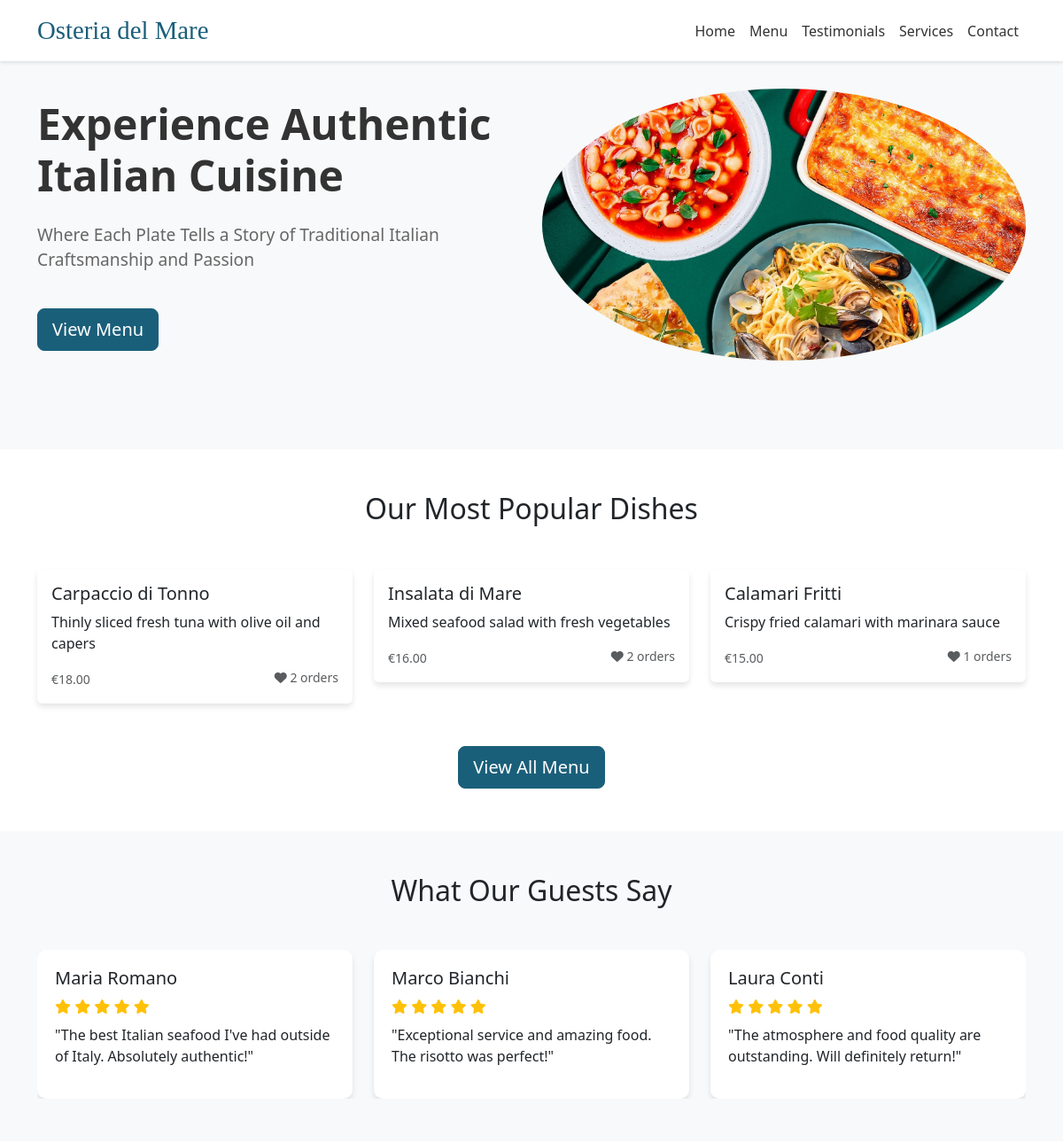
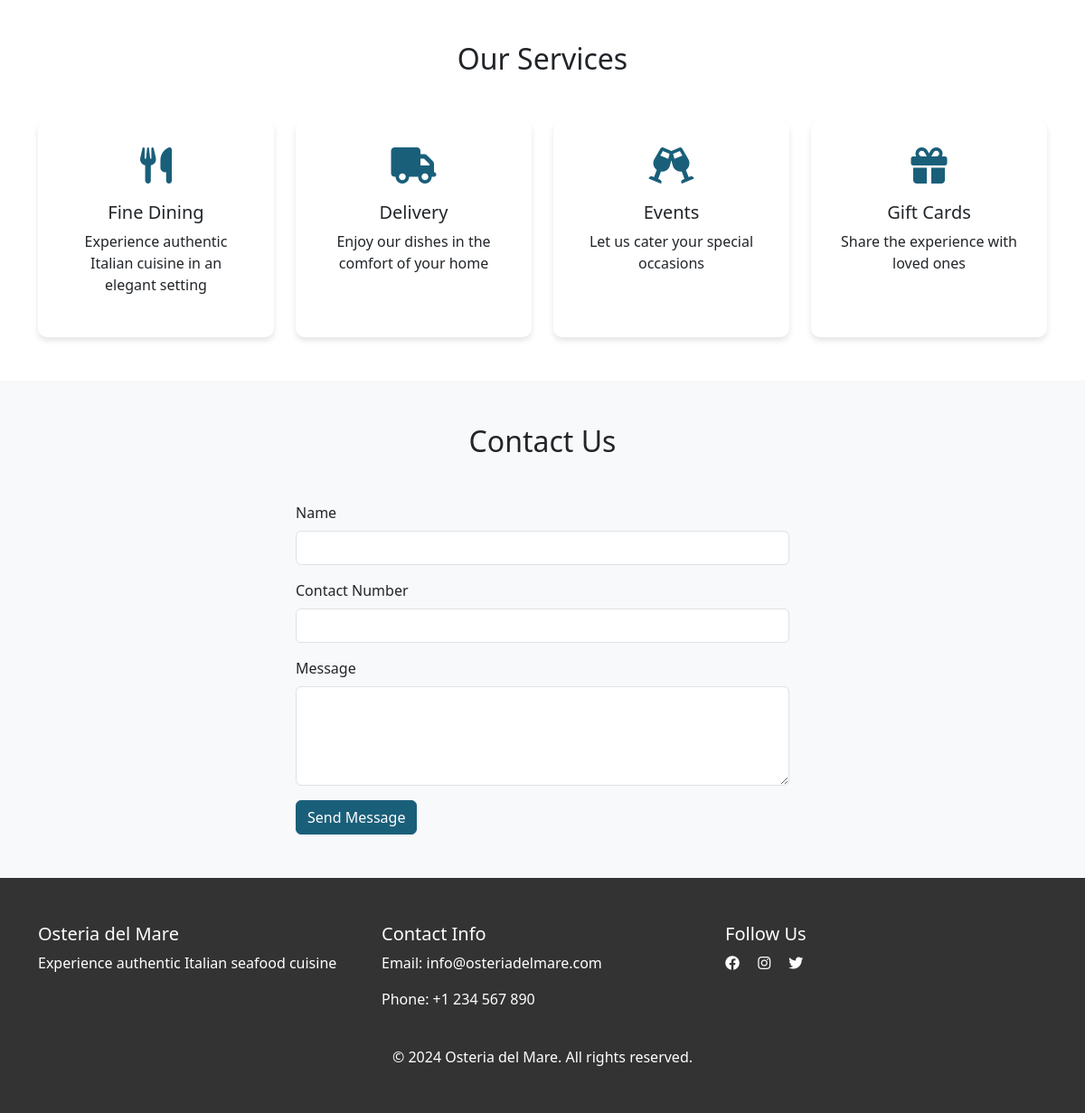
The page / on the database its author committed (2 pictures, top to bottom).
### tables this page shows
CREATE TABLE `menu` (
  `id` int(11) NOT NULL,
  `nama` varchar(100) NOT NULL,
  `category` enum('Appetizer','Pasta','Main Course','Dessert','Beverage') NOT NULL,
  `description` text NOT NULL,
  `price` decimal(10,2) NOT NULL,
  `image` varchar(255) NOT NULL,
  `jumlah_beli` int(11) DEFAULT 0,
  `created_at` timestamp NOT NULL DEFAULT current_timestamp(),
  `updated_at` timestamp NOT NULL DEFAULT current_timestamp() ON UPDATE current_timestamp()
);

### index.php (the view, shortened to what this page needs)
<?php
require_once 'admin/database/config.php';
try {
    $stmt = $pdo->query("SELECT * FROM menu ORDER BY jumlah_beli DESC LIMIT 3");
    $topDishes = $stmt->fetchAll();
} catch(PDOException $e) {
    echo "Error: " . $e->getMessage();
    die();
}
?>
<!DOCTYPE html>
<html lang="en">
<head>
    <link href="https://cdn.jsdelivr.net/npm/bootstrap@5.3.0/dist/css/bootstrap.min.css" rel="stylesheet">
    <link rel="stylesheet" href="https://cdnjs.cloudflare.com/ajax/libs/font-awesome/6.0.0/css/all.min.css">
</head>
<body>
    <nav class="navbar navbar-expand-lg navbar-light fixed-top">
        <div class="container">
            <a class="navbar-brand" href="#">Osteria del Mare</a>
            <div class="collapse navbar-collapse" id="navbarNav">
                <ul class="navbar-nav ms-auto">
                    <li class="nav-item">
                        <a class="nav-link" href="#home">Home</a>
                    </li>
                    <li class="nav-item">
                        <a class="nav-link" href="#menu">Menu</a>
                    </li>
                    <li class="nav-item">
                        <a class="nav-link" href="#testimonials">Testimonials</a>
                    </li>
                    <li class="nav-item">
                        <a class="nav-link" href="#services">Services</a>
                    </li>
                    <li class="nav-item">
                        <a class="nav-link" href="#contact">Contact</a>
                    </li>
                </ul>
            </div>
        </div>
    </nav>
    <section id="home" class="hero-section">
        <div class="container">
            <div class="row align-items-center">
                <div class="col-lg-6">
                    <h1 class="hero-title">Experience Authentic Italian Cuisine</h1>
                    <p class="hero-text mt-4">Where Each Plate Tells a Story of Traditional Italian Craftsmanship and Passion</p>
                    <a class="btn btn-primary btn-lg mt-4" href="menu.php">View Menu</a>
                </div>
                <div class="col-lg-6">
                    <img src="uploads/image/italian_dish.jpg" alt="Italian dish" class="img-fluid rounded-circle">
                </div>
            </div>
        </div>
    </section>
    <section id="menu" class="py-5">
        <div class="container">
            <h2 class="text-center mb-5">Our Most Popular Dishes</h2>
            <div class="row g-4">
                <?php foreach($topDishes as $dish): ?>
                <div class="col-md-4">
                    <div class="card dish-card">
                        <div class="card-body">
                            <h5 class="card-title"><?php echo htmlspecialchars($dish['nama']); ?></h5>
                            <p class="card-text"><?php echo htmlspecialchars($dish['description']); ?></p>
                            <p class="card-text">
                                <small class="text-muted">€<?php echo number_format($dish['price'], 2); ?></small>
                                <small class="text-muted float-end">
                                    <i class="fas fa-heart"></i> <?php echo $dish['jumlah_beli']; ?> orders
                                </small>
                            </p>
                        </div>
                    </div>
                </div>
                <?php endforeach; ?>
            </div>
            <div class="text-center mt-5">
                <a href="menu.php" class="btn btn-primary btn-lg">View All Menu</a>
            </div>
        </div>
    </section>
    <section id="testimonials" class="py-5 bg-light">
        <div class="container">
            <h2 class="text-center mb-5">What Our Guests Say</h2>
            <div id="testimonialCarousel" class="carousel slide" data-bs-ride="carousel">
                <div class="carousel-inner">
                    <div class="carousel-item active">
                        <div class="row">
                            <div class="col-md-4">
                                <div class="testimonial-card">
                                    <h5>Maria Romano</h5>
                                    <div class="text-warning mb-2">
                                        <i class="fas fa-star"></i>
                                        <i class="fas fa-star"></i>
                                        <i class="fas fa-star"></i>
                                        <i class="fas fa-star"></i>
                                        <i class="fas fa-star"></i>
                                    </div>
                                    <p>"The best Italian seafood I've had outside of Italy. Absolutely authentic!"</p>
                                </div>
                            </div>
                            <div class="col-md-4">
                                <div class="testimonial-card">
                                    <h5>Marco Bianchi</h5>
                                    <div class="text-warning mb-2">
                                        <i class="fas fa-star"></i>
                                        <i class="fas fa-star"></i>
                                        <i class="fas fa-star"></i>
                                        <i class="fas fa-star"></i>
                                        <i class="fas fa-star"></i>
                                    </div>
                                    <p>"Exceptional service and amazing food. The risotto was perfect!"</p>
                                </div>
                            </div>
                            <div class="col-md-4">
                                <div class="testimonial-card">
                                    <h5>Laura Conti</h5>
                                    <div class="text-warning mb-2">
                                        <i class="fas fa-star"></i>
                                        <i class="fas fa-star"></i>
                                        <i class="fas fa-star"></i>
                                        <i class="fas fa-star"></i>
                                        <i class="fas fa-star"></i>
                                    </div>
                                    <p>"The atmosphere and food quality are outstanding. Will definitely return!"</p>
                                </div>
                            </div>
                        </div>
                    </div>
                </div>
            </div>
        </div>
    </section>
    <section id="services" class="py-5">
        <div class="container">
            <h2 class="text-center mb-5">Our Services</h2>
            <div class="row g-4">
                <div class="col-md-3">
                    <div class="service-card">
                        <i class="fas fa-utensils service-icon"></i>
                        <h5>Fine Dining</h5>
                        <p>Experience authentic Italian cuisine in an elegant setting</p>
                    </div>
                </div>
                <div class="col-md-3">
                    <div class="service-card">
                        <i class="fas fa-truck service-icon"></i>
                        <h5>Delivery</h5>
                        <p>Enjoy our dishes in the comfort of your home</p>
                    </div>
                </div>
                <div class="col-md-3">
                    <div class="service-card">
                        <i class="fas fa-glass-cheers service-icon"></i>
                        <h5>Events</h5>
                        <p>Let us cater your special occasions</p>
                    </div>
                </div>
                <div class="col-md-3">
                    <div class="service-card">
                        <i class="fas fa-gift service-icon"></i>
                        <h5>Gift Cards</h5>
                        <p>Share the experience with loved ones</p>
                    </div>
                </div>
            </div>
        </div>
    </section>
    <section id="contact" class="py-5 bg-light">
        <div class="container">
            <h2 class="text-center mb-5">Contact Us</h2>
            <div class="row justify-content-center">
                <div class="col-md-6">
                    <form action="admin/process/process_contact.php" method="POST">
                        <div class="mb-3">
                            <label for="name" class="form-label">Name</label>
                            <input type="text" class="form-control" id="name" name="name" required>
                        </div>
                        <div class="mb-3">
                            <label for="contact" class="form-label">Contact Number</label>
                            <input type="tel" class="form-control" id="contact" name="contact" required>
                        </div>
                        <div class="mb-3">
                            <label for="message" class="form-label">Message</label>
                            <textarea class="form-control" id="message" name="message" rows="4" required></textarea>
                        </div>
                        <button type="submit" class="btn btn-primary">Send Message</button>
                    </form>
                </div>
            </div>
        </div>
    </section>
    <footer>
        <div class="container">
            <div class="row">
                <div class="col-md-4">
                    <h5>Osteria del Mare</h5>
                    <p>Experience authentic Italian seafood cuisine</p>
                </div>
                <div class="col-md-4">
                    <h5>Contact Info</h5>
                    <p>Email: info@osteriadelmare.com</p>
                    <p>Phone: +1 234 567 890</p>
                </div>
                <div class="col-md-4">
                    <h5>Follow Us</h5>
                    <div class="social-links">
                        <a href="#" class="text-white me-3"><i class="fab fa-facebook"></i></a>
                        <a href="#" class="text-white me-3"><i class="fab fa-instagram"></i></a>
                        <a href="#" class="text-white me-3"><i class="fab fa-twitter"></i></a>
                    </div>
                </div>
            </div>
            <div class="row mt-4">
                <div class="col-12 text-center">
                    <p class="mb-0">© 2024 Osteria del Mare. All rights reserved.</p>
                </div>
            </div>
        </div>
    </footer>
</body>
</html>

### index.php (style rules this page uses)
:root { --primary-color: #1A5F7A; --secondary-color: #86C8BC; }
.navbar { background-color: white; box-shadow: 0 2px 4px rgba(0,0,0,0.1); }
.navbar-brand { font-family: 'Palatino', serif; font-size: 1.8rem; color: var(--primary-color) !important; }
.nav-link { color: #333 !important; font-weight: 500; }
.hero-section { background-color: #f8f9fa; padding: 100px 0; }
.hero-title { font-size: 3rem; color: #333; font-weight: bold; }
.hero-text { color: #666; font-size: 1.2rem; }
.btn-primary { background-color: var(--primary-color); border-color: var(--primary-color); }
.dish-card { border: none; box-shadow: 0 4px 6px rgba(0,0,0,0.1); transition: transform 0.3s; }
.testimonial-card { background-color: white; padding: 20px; border-radius: 10px; box-shadow: 0 4px 6px rgba(0,0,0,0.1); }
.service-card { text-align: center; padding: 30px; border-radius: 10px; background-color: white; box-shadow: 0 4px 6px rgba(0,0,0,0.1); height: 100%; }
.service-icon { font-size: 2.5rem; color: var(--primary-color); margin-bottom: 20px; }
footer { background-color: #333; color: white; padding: 50px 0; }

### rows shown on the page
menu: nama "Carpaccio di Tonno", description "Thinly sliced fresh tuna with olive oil and capers", price "18.00", jumlah_beli "2"
menu: nama "Insalata di Mare", description "Mixed seafood salad with fresh vegetables", price "16.00", jumlah_beli "2"
menu: nama "Calamari Fritti", description "Crispy fried calamari with marinara sauce", price "15.00", jumlah_beli "1"
